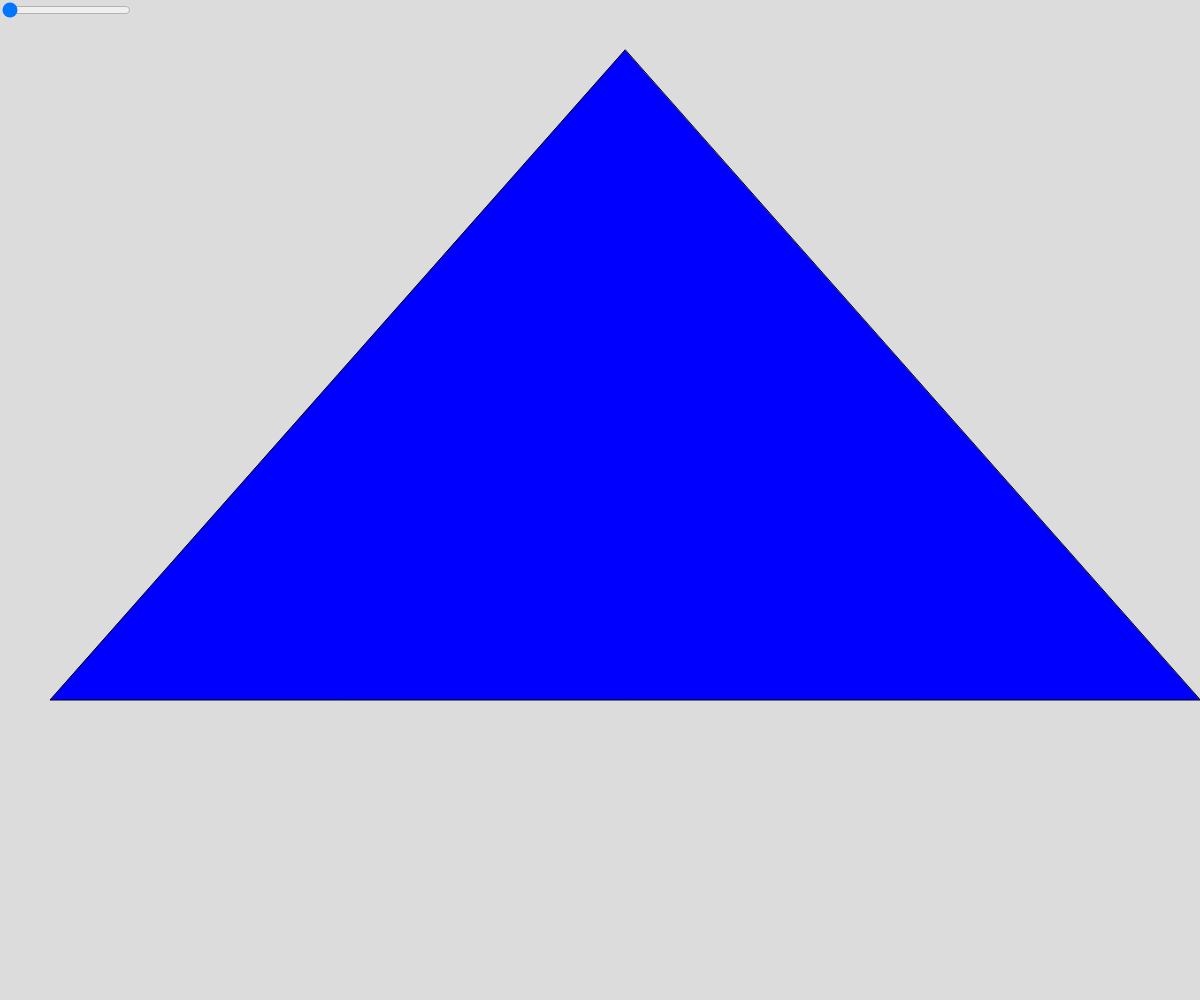
Frame 1 (no input)
Frame 60 (no input): identical to frame 1, image omitted
Frame 120 (the mouse pressed at the canvas centre since frame 60): identical to frame 1, image omitted

The p5.js sketch that drew this single still picture (run headless with seeded random() and noise() and a simulated clock; from frame 60 on, the mouse is pressed at the canvas centre):

// p5.js sketch
// ── sketch.js
// Sierpinski Triangle Demo
// Visual recursion

let initialTriangle = [
  {x: 625, y: 50},
  {x: 50, y: 700},
  {x: 1200, y: 700},
];

let colours = ["blue","cyan","red","green","purple","coral","yellow","orange","gray"];

let triangleDepth = 0;
let slider;

function setup() {
  createCanvas(windowWidth, windowHeight);
  slider = createSlider(0, 8, 0, 1);
  slider.position(0,0);
}

function draw() {
  if (triangleDepth !== slider.value) {
    background(220);
    sierpinski(initialTriangle, triangleDepth);
  }
  triangleDepth = slider.value();
}

function sierpinski(points, depth) {
  fill(colours[depth]);

  let pt0 = points[0];
  let pt1 = points[1];
  let pt2 = points[2];
  triangle(pt0.x, pt0.y, pt1.x, pt1.y, pt2.x, pt2.y);

  // pattern
  if (depth > 0) {
    // bottom left
    sierpinski([
      midpoint(pt0, pt1),
      points[1],
      midpoint(pt1, pt2),
    ], depth-1);

    // top
    sierpinski([
      midpoint(pt0, pt1),
      points[0],
      midpoint(pt0, pt2),
    ], depth-1);

    // bottom right
    sierpinski([
      midpoint(pt1, pt2),
      points[2],
      midpoint(pt0, pt2),
    ], depth-1);
  }
}

function midpoint(point1, point2) {
  return {
    x: (point1.x + point2.x) / 2,
    y: (point1.y + point2.y) / 2,
  };
}
